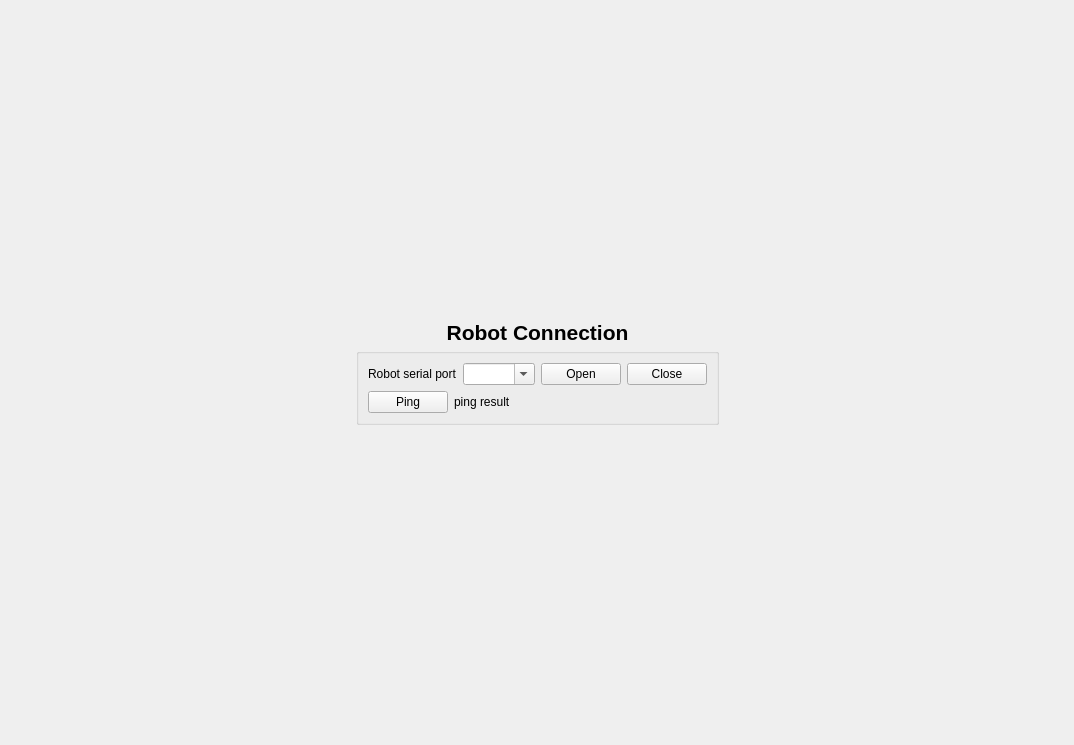
<?xml version="1.0" encoding="UTF-8"?>
<ui version="4.0">
 <class>ConnectionView</class>
 <widget class="QWidget" name="ConnectionView">
  <property name="geometry">
   <rect>
    <x>0</x>
    <y>0</y>
    <width>1074</width>
    <height>745</height>
   </rect>
  </property>
  <property name="windowTitle">
   <string>Form</string>
  </property>
  <layout class="QGridLayout" name="gridLayout_3">
   <item row="1" column="2">
    <spacer name="horizontalSpacer_6">
     <property name="orientation">
      <enum>Qt::Horizontal</enum>
     </property>
     <property name="sizeHint" stdset="0">
      <size>
       <width>106</width>
       <height>20</height>
      </size>
     </property>
    </spacer>
   </item>
   <item row="1" column="1">
    <widget class="QWidget" name="widget" native="true">
     <property name="maximumSize">
      <size>
       <width>500</width>
       <height>16777215</height>
      </size>
     </property>
     <layout class="QVBoxLayout" name="verticalLayout_5">
      <property name="spacing">
       <number>20</number>
      </property>
      <item>
       <layout class="QVBoxLayout" name="verticalLayout_3">
        <property name="spacing">
         <number>3</number>
        </property>
        <item>
         <widget class="QLabel" name="label_5">
          <property name="font">
           <font>
            <pointsize>16</pointsize>
            <weight>75</weight>
            <bold>true</bold>
           </font>
          </property>
          <property name="text">
           <string>Robot Connection</string>
          </property>
          <property name="alignment">
           <set>Qt::AlignCenter</set>
          </property>
         </widget>
        </item>
        <item>
         <widget class="QGroupBox" name="groupBox_2">
          <layout class="QVBoxLayout" name="verticalLayout">
           <item>
            <layout class="QGridLayout" name="gridLayout_2">
             <item row="0" column="2">
              <widget class="QPushButton" name="btnConnectRobot">
               <property name="text">
                <string>Open</string>
               </property>
              </widget>
             </item>
             <item row="0" column="0">
              <widget class="QLabel" name="label_8">
               <property name="text">
                <string>Robot serial port</string>
               </property>
              </widget>
             </item>
             <item row="0" column="1">
              <widget class="QComboBox" name="cbRobotPorts">
               <property name="sizePolicy">
                <sizepolicy hsizetype="Expanding" vsizetype="Fixed">
                 <horstretch>0</horstretch>
                 <verstretch>0</verstretch>
                </sizepolicy>
               </property>
               <property name="editable">
                <bool>true</bool>
               </property>
              </widget>
             </item>
             <item row="0" column="3">
              <widget class="QPushButton" name="btnDisconnectRobot">
               <property name="text">
                <string>Close</string>
               </property>
              </widget>
             </item>
            </layout>
           </item>
           <item>
            <layout class="QHBoxLayout" name="horizontalLayout_4">
             <item>
              <widget class="QPushButton" name="btnPingRobot">
               <property name="text">
                <string>Ping</string>
               </property>
              </widget>
             </item>
             <item>
              <widget class="QLabel" name="lblPingRobotResult">
               <property name="text">
                <string>ping result</string>
               </property>
              </widget>
             </item>
             <item>
              <spacer name="horizontalSpacer_12">
               <property name="orientation">
                <enum>Qt::Horizontal</enum>
               </property>
               <property name="sizeHint" stdset="0">
                <size>
                 <width>40</width>
                 <height>20</height>
                </size>
               </property>
              </spacer>
             </item>
            </layout>
           </item>
          </layout>
         </widget>
        </item>
       </layout>
      </item>
     </layout>
    </widget>
   </item>
   <item row="0" column="1">
    <spacer name="verticalSpacer_2">
     <property name="orientation">
      <enum>Qt::Vertical</enum>
     </property>
     <property name="sizeHint" stdset="0">
      <size>
       <width>20</width>
       <height>40</height>
      </size>
     </property>
    </spacer>
   </item>
   <item row="1" column="0">
    <spacer name="horizontalSpacer_5">
     <property name="orientation">
      <enum>Qt::Horizontal</enum>
     </property>
     <property name="sizeHint" stdset="0">
      <size>
       <width>107</width>
       <height>20</height>
      </size>
     </property>
    </spacer>
   </item>
   <item row="2" column="1">
    <spacer name="verticalSpacer">
     <property name="orientation">
      <enum>Qt::Vertical</enum>
     </property>
     <property name="sizeHint" stdset="0">
      <size>
       <width>20</width>
       <height>40</height>
      </size>
     </property>
    </spacer>
   </item>
  </layout>
 </widget>
 <resources/>
 <connections/>
</ui>
